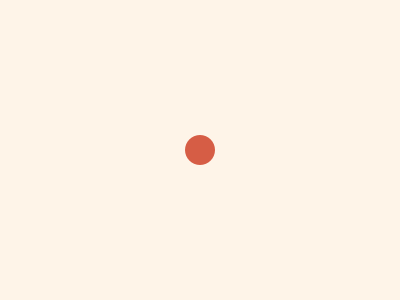
Frame 1 (no input)
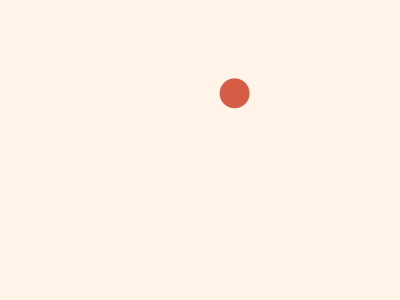
Frame 60 (the mouse pressed at the canvas centre just before this capture)
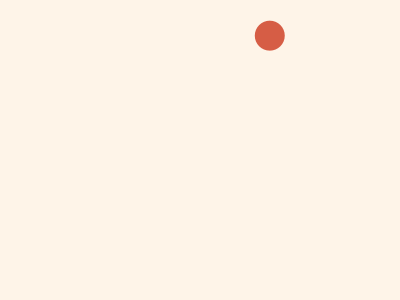
Frame 120 (the mouse held since frame 60 and released just before this capture)

The Processing sketch that drew these frames (run headless with seeded random() and noise(); from frame 60 on, the mouse is pressed at the canvas centre):

// Processing sketch: MovingBall_java
// ── MovingBall_java.pde
PVector position;    // Position of the ball.
PVector velocity;    // Amount it moves on each redraw.
float radius;        // Radius of ball.
color colour;        // Colour of ball.
 
void setup()
{
  size(400, 300);
 
  position = new PVector(width/2,height/2);
  velocity = new PVector(random(-2,2),random(-2,2));
  radius = 15;
  colour   = color(214,93,69);
}
 
void draw()
{
  background(254, 244, 232);
 
  // Draw the ball.
  noStroke();
  fill(colour);
  circle(position.x,position.y,2*radius);
 
  // Update the ball position according to the velocity values.
  position.x = position.x + velocity.x;
  position.y = position.y + velocity.y;
}
